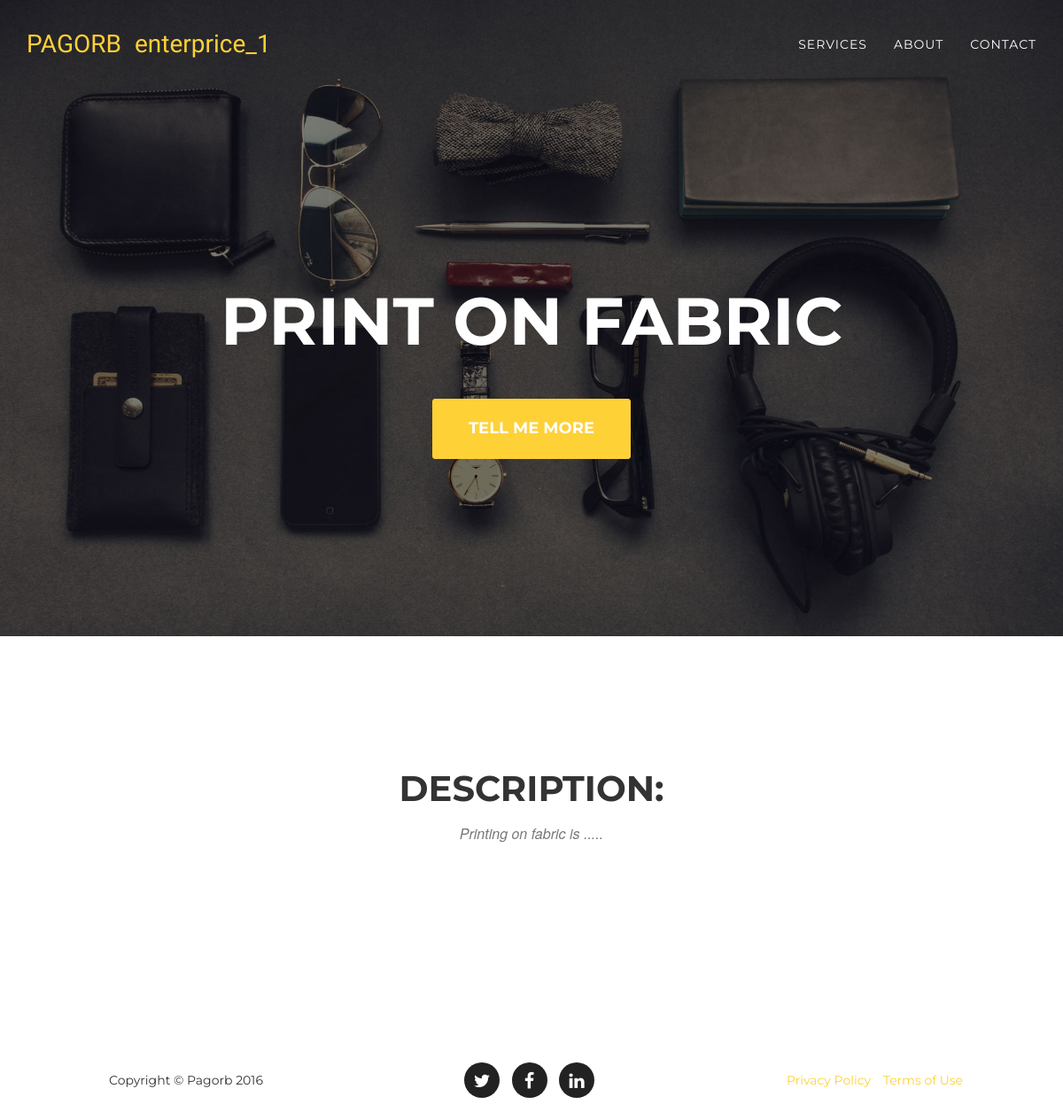
Page /enterprise/service/1/ on the committed database.
### service/models.py (models this page shows, shortened)
class Enterprise(models.Model):
    name = models.CharField(max_length=200)
    description = models.CharField(max_length=500)

class Service(models.Model):
    name = models.CharField(max_length=200)
    description = models.CharField(max_length=500)
    enterprise = models.ForeignKey(Enterprise, default=0)

### service/views.py (the view)
# urls.py: url(r'^enterprise/', include('service.urls')),
def service(request, service_id):
    service_item = Service.objects.get(id=service_id)
    name = service_item.name
    description = service_item.description
    enterprise_name = service_item.enterprise.name
    enterprise_id = service_item.enterprise.id
    context = {
        'name': name,
        'description': description,
        'enterprise': enterprise_name,
        'id': enterprise_id
    }
    return render(request, 'service/service.html', context)

### templates/service/service.html (shortened to what this page needs)
{% extends "base.html" %}
{% block navbar %}
 <nav class="navbar navbar-default navbar-fixed-top ">
        <div class="container">
            <div class="navbar-header page-scroll">
                <a class="navbar-brand page-scroll" href="{% url 'home' %}">PAGORB</a>
                <a class="navbar-brand page-scroll" href="{% url 'enterprise' id %}">{{ enterprise }}</a>
            </div>
            <div class="collapse navbar-collapse" id="bs-example-navbar-collapse-1">
                <ul class="nav navbar-nav navbar-right">
                    <li>
                        <a class="page-scroll" href="{%url 'home'%}#services">Services</a>
                    </li>
                    <li>
                        <a class="page-scroll" href="{%url 'home'%}#about">About</a>
                    </li>
                    <li>
                        <a class="page-scroll" href="{%url 'home'%}#contact">Contact</a>
                    </li>
                </ul>
            </div>
        </div>
    </nav>
{% endblock %}
{% block header %}
 <header>
        <div class="container">
            <div class="intro-text">
                <div class="intro-heading">{{ name }}</div>
                <a href="#services" class="page-scroll btn btn-xl">Tell Me More</a>
            </div>
        </div>
 </header>
{% endblock %}
{% block service %}
<section id="services">
         <div class="container">
            <div class="row">
                <div class="col-lg-12 text-center">
                    <h2 class="section-heading">Description:</h2>
                    <h3 class="section-subheading text-muted">{{ description }}</h3>
                </div>
            </div>
         </div>
</section>
{% endblock %}

### static/css/agency.css (style rules this page uses)
body { overflow-x: hidden; font-family: "Roboto Slab", "Helvetica Neue", Helvetica, Arial, sans-serif }
.text-muted { color: #777 }
a, a:hover, a:focus, a:active, a.active { outline: 0 }
a { color: #fed136 }
h1, h2, h3, h4, h5, h6 { font-family: Montserrat, "Helvetica Neue", Helvetica, Arial, sans-serif; text-transform: uppercase; font-weight: 700 }
.btn-xl { color: #fff; background-color: #fed136; border-color: #fed136; font-family: Montserrat, "Helvetica Neue", Helvetica, Arial, sans-serif; text-transform: uppercase; font-weight: 700; border-radius: 3px; font-size: 18px; padding: 20px 40px }
.navbar-default { background-color: #222; border-color: transparent }
.navbar-default .navbar-brand { color: #fed136; font-family: "Kaushan Script", "Helvetica Neue", Helvetica, Arial, cursive }
.navbar-default .navbar-collapse { border-color: rgba(255, 255, 255, .02) }
.navbar-default .nav li a { font-family: Montserrat, "Helvetica Neue", Helvetica, Arial, sans-serif; text-transform: uppercase; font-weight: 400; letter-spacing: 1px; color: #fff }
@media (min-width:768px) { .navbar-default { background-color: transparent; padding: 25px 0; -webkit-transition: padding .3s; -moz-transition: padding .3s; transition: padding .3s; border: 0 } }
@media (min-width:768px) { .navbar-default .navbar-brand { font-size: 2em; -webkit-transition: all .3s; -moz-transition: all .3s; transition: all .3s } }
header { background-image: url(../img/header-bg.jpg); background-repeat: none; background-attachment: scroll; background-position: center center; -webkit-background-size: cover; -moz-background-size: cover; background-size: cover; -o-background-size: cover; text-align: center; color: #fff }
header .intro-text { padding-top: 100px; padding-bottom: 50px }
header .intro-text .intro-heading { font-family: Montserrat, "Helvetica Neue", Helvetica, Arial, sans-serif; text-transform: uppercase; font-weight: 700; font-size: 50px; line-height: 50px; margin-bottom: 25px }
@media (min-width:768px) { header .intro-text { padding-top: 300px; padding-bottom: 200px } }
@media (min-width:768px) { header .intro-text .intro-heading { font-family: Montserrat, "Helvetica Neue", Helvetica, Arial, sans-serif; text-transform: uppercase; font-weight: 700; font-size: 75px; line-height: 75px; margin-bottom: 50px } }
section { padding: 100px 0 }
section h2.section-heading { font-size: 40px; margin-top: 0; margin-bottom: 15px }
section h3.section-subheading { font-size: 16px; font-family: "Droid Serif", "Helvetica Neue", Helvetica, Arial, sans-serif; text-transform: none; font-style: italic; font-weight: 400; margin-bottom: 75px }
@media (min-width:768px) { section { padding: 150px 0 } }
body { webkit-tap-highlight-color: #fed136 }

### rows in the picture
Enterprise: name "enterprice_1"
Service: name "PRINT ON FABRIC", description "Printing on fabric is ....."
